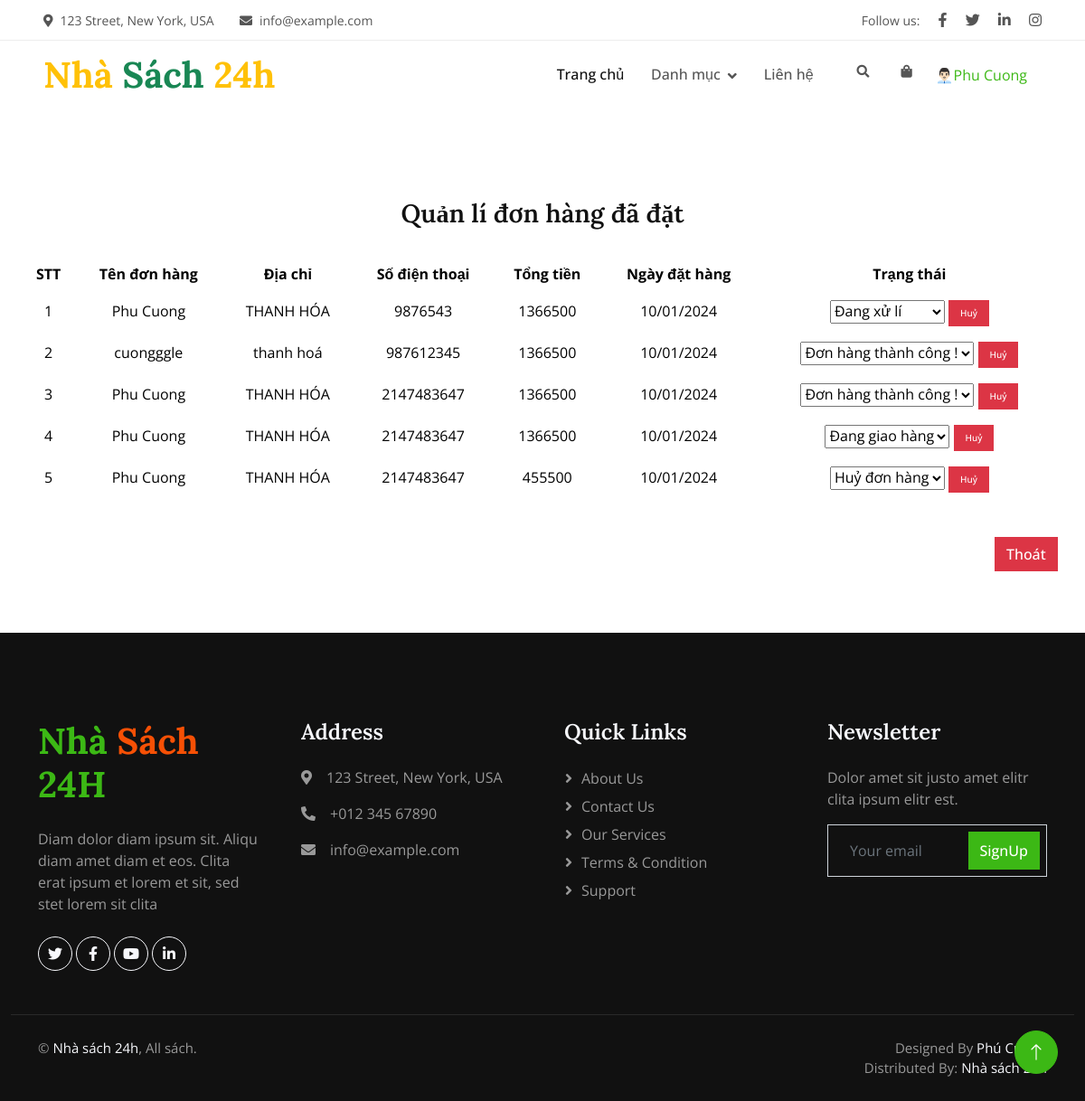
Page /?act=qldonhang (signed in) on the committed database.
### tables this page shows
CREATE TABLE `don_hang` (
  `ma_dh` int(11) NOT NULL,
  `ten_dh` varchar(255) NOT NULL,
  `diachi_dh` varchar(255) NOT NULL,
  `sodt_dh` int(11) NOT NULL,
  `email_dh` varchar(255) NOT NULL,
  `dh_pttt` varchar(255) NOT NULL COMMENT '1. thanh toán trực tiếp 2. thanh toán chuyến khoản 3. thanh toán online',
  `tong_tien` float NOT NULL,
  `ngay_dh` date NOT NULL,
  `trang_thai` varchar(255) NOT NULL
);

### index.php (called while the page is built, shortened)
<?php
include_once './models/don_hang.php';
$act = $_GET['act'] ?? "";
switch ($act) {
    case "qldonhang":
        $listdonhang = load_all_dh_home();
        $VIEW = './views/qldonhang.php';
        break;
}
include './views/header.php';
include $VIEW;
include './views/footer.php';

### models/pdo.php (called while the page is built, shortened)
<?php
function pdo_get_connection(){
    $servername = "localhost";
    $username = "root";
    $password = "";
    try {
        $conn = new PDO("mysql:host=$servername;dbname=duansach", $username, $password);
        $conn->setAttribute(PDO::ATTR_ERRMODE, PDO::ERRMODE_EXCEPTION);
        return $conn;
    } catch(PDOException $e) {
        echo "Connection failed: " . $e->getMessage();
    }
}
function pdo_query($sql){
    $sql_args=array_slice(func_get_args(),1);
    try{
        $conn=pdo_get_connection();
        $stmt=$conn->prepare($sql);
        $stmt->execute($sql_args);
        $rows=$stmt->fetchAll();
        return $rows;
    }
    catch(PDOException $e){
        throw $e;
    }
    finally{
        unset($conn);
    }
}
?>

### models/don_hang.php (called while the page is built, shortened)
<?php
function load_all_dh_home()
{
    $sql = "SELECT * FROM don_hang ORDER BY ma_dh desc limit 0,5";
    return pdo_query($sql);
}

### views/qldonhang.php (the view, shortened to what this page needs)
<div class="form">
    <h3 class=text>Quản lí đơn hàng đã đặt </h3>
    <table class="table">
        <tr>
            <th>STT</th>
            <th>Tên đơn hàng</th>
            <th>Địa chỉ</th>
            <th>Số điện thoại</th>
            <th>Tổng tiền</th>
            <th>Ngày đặt hàng</th>
            <th>Trạng thái</th>
        </tr>
        <?php foreach ($listdonhang as $stt => $ldh) : ?>
            <?php extract($ldh) ?>
            <tr class="testss">
                <td><?= $stt + 1 ?></td>
                <td><?= $ten_dh ?></td>
                <td><?= $diachi_dh ?></td>
                <td><?= $sodt_dh ?></td>
                <td><?= $tong_tien ?></td>
                <td><?= date("d/m/Y") ?></td>
                <td style="color: red; font-weight:bold ">
                    <form action="" method="POST">
                        <select name="trang_thai" id="trang_thai">
                            <option value="2"><?= $trang_thai ?></option>
                        </select>
                        <button style="font-size: 10px" class="btn btn-danger">Huỷ</button>
                    </form>
                </td>
            </tr>
        <?php endforeach ?>
    </table>
    <a href="?act="><button style="margin-left: 1100px; margin-top: 40px; margin-bottom: 20px" class="btn btn-danger">Thoát</button></a>
</div>

### views/header.php (shortened to what this page needs)
<!DOCTYPE html>
<html lang="en">
<head>
    <link href="https://cdnjs.cloudflare.com/ajax/libs/font-awesome/5.10.0/css/all.min.css" rel="stylesheet">
    <link href="https://cdn.jsdelivr.net/npm/bootstrap-icons@1.4.1/font/bootstrap-icons.css" rel="stylesheet">
    <link href="lib/animate/animate.min.css" rel="stylesheet">
    <link href="lib/owlcarousel/assets/owl.carousel.min.css" rel="stylesheet">
    <link href="css/bootstrap.min.css" rel="stylesheet">
    <link href="css/style.css" rel="stylesheet">
    <link rel="stylesheet" href="css/style2.css">
</head>
<body>
    <div class="container-fluid fixed-top px-0 wow fadeIn" data-wow-delay="0.1s">
        <div class="top-bar row gx-0 align-items-center d-none d-lg-flex">
            <div class="col-lg-6 px-5 text-start">
                <small><i class="fa fa-map-marker-alt me-2"></i>123 Street, New York, USA</small>
                <small class="ms-4"><i class="fa fa-envelope me-2"></i>info@example.com</small>
            </div>
            <div class="col-lg-6 px-5 text-end">
                <small>Follow us:</small>
                <a class="text-body ms-3" href=""><i class="fab fa-facebook-f"></i></a>
                <a class="text-body ms-3" href=""><i class="fab fa-twitter"></i></a>
                <a class="text-body ms-3" href=""><i class="fab fa-linkedin-in"></i></a>
                <a class="text-body ms-3" href=""><i class="fab fa-instagram"></i></a>
            </div>
        </div>
        <nav class="navbar navbar-expand-lg navbar-light py-lg-0 px-lg-5 wow fadeIn" data-wow-delay="0.1s">
            <a href="?act=" class="navbar-brand ms-4 ms-lg-0">
                <h1 class="fw-bold text-warning  m-0">Nhà<span class="text-success"> Sách</span> 24h</h1>
            </a>
            <div class="collapse navbar-collapse" id="navbarCollapse">
                <div class="navbar-nav ms-auto p-4 p-lg-0">
                    <a href="?act=" class="nav-item nav-link active">Trang chủ</a>
                    <div class="nav-item dropdown">
                        <a href="" class="nav-link dropdown-toggle" data-bs-toggle="dropdown">Danh mục</a>
                    </div>
                    <a href="contact.html" class="nav-item nav-link">Liên hệ</a>
                </div>
                <div class="d-none d-lg-flex ms-2">
                    <a class="btn-sm-square bg-white rounded-circle ms-3" href="?act=searchsp">
                        <small class="fa fa-search text-body"></small>
                    </a>
                    <a class="btn-sm-square bg-white rounded-circle ms-3" href="?act=view-cart">
                        <small class="fa fa-shopping-bag text-body">
                        </small>
                    </a>
                    <?php
                    if (isset($_SESSION['ten_kh'])) {
                        extract($_SESSION['ten_kh']);
                    ?>
                        <div class="nav-item dropdown">
                            <a href="" class="nav-link " data-bs-toggle="dropdown">👨🏻‍💼<?= $ten_kh ?></a>
                        </div>
                    <?php }
                    ?>
                </div>
            </div>
        </nav>
    </div>

### css/style.css (style rules this page uses)
:root { --primary: #3CB815; --secondary: #F65005; --light: #F7F8FC; --dark: #111111; }
.btn { font-weight: 500; transition: .5s; }
.btn-sm-square { width: 32px; height: 32px; }
.btn-square, .btn-sm-square, .btn-lg-square { padding: 0; display: flex; align-items: center; justify-content: center; font-weight: normal; }
.fixed-top { transition: .5s; }
.top-bar { height: 45px; border-bottom: 1px solid rgba(0, 0, 0, .07); }
.navbar .dropdown-toggle::after { border: none; content: "\f107"; font-family: "Font Awesome 5 Free"; font-weight: 900; vertical-align: middle; margin-left: 8px; }
.navbar .navbar-nav .nav-link { padding: 25px 15px; color: #555555; font-weight: 500; outline: none; }
.navbar .navbar-nav .nav-link:hover, .navbar .navbar-nav .nav-link.active { color: var(--dark); }

### views/qldonhang.php (style rules this page uses)
.form { color: white; width: 100%; height: 100%; margin-top: 200px; }
.text { text-align: center; padding: 20px 0; }
.table { border: 1px solid white; width: 96%; margin: auto; color: black; background-color: white; text-align: center; }

### rows in the picture
don_hang: ten_dh "Phu Cuong", diachi_dh "THANH HÓA", sodt_dh "9876543", tong_tien "1366500", trang_thai "Đang xử lí"
don_hang: ten_dh "cuongggle", diachi_dh "thanh hoá", sodt_dh "987612345", tong_tien "1366500", trang_thai "Đơn hàng thành công !"
don_hang: ten_dh "Phu Cuong", diachi_dh "THANH HÓA", sodt_dh "2147483647", tong_tien "1366500", trang_thai "Đơn hàng thành công !"
don_hang: ten_dh "Phu Cuong", diachi_dh "THANH HÓA", sodt_dh "2147483647", tong_tien "1366500", trang_thai "Đang giao hàng"
don_hang: ten_dh "Phu Cuong", diachi_dh "THANH HÓA", sodt_dh "2147483647", tong_tien "455500", trang_thai "Huỷ đơn hàng"
